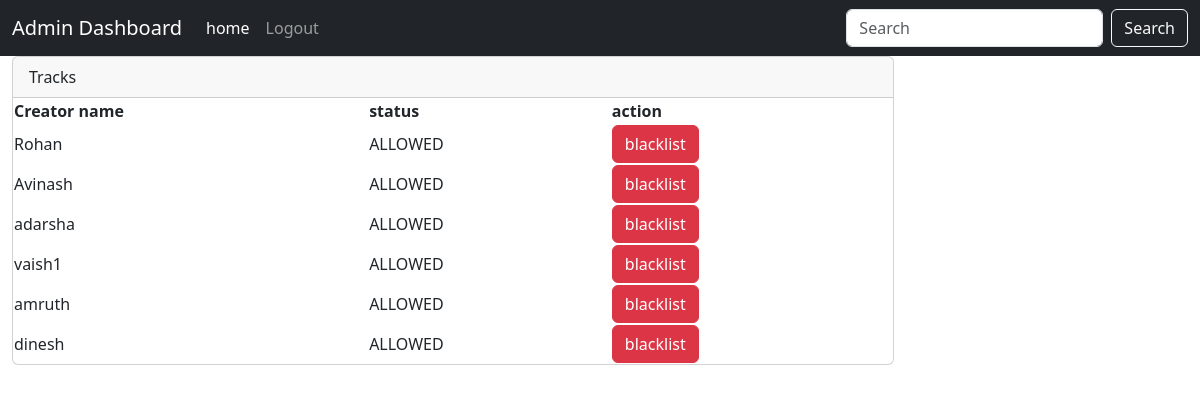
The page /show_creators on the database its author committed.
### models.py (models this page shows)
class User(db.Model):
    __tablename__ = 'user'
    id = db.Column(db.Integer, primary_key=True)
    username = db.Column(db.String(50), unique=True, nullable=False)
    password = db.Column(db.String(100), nullable=False)
    role = db.Column(db.String(20), nullable=False)  # 'general' or 'creator'
    status = db.Column(db.Boolean)

### app.py (the view)
@app.route('/show_creators')
def show_creators():
    creators = User.query.filter(User.role == 'creator')
    return render_template('creator_status.html', creators = creators)

### templates/creator_status.html (shortened to what this page needs)
<!DOCTYPE html>
<html lang="en">
<head>
    <link href="https://cdn.jsdelivr.net/npm/bootstrap@5.3.2/dist/css/bootstrap.min.css" rel="stylesheet">
</head>
<body>
    <nav class="navbar navbar-expand-lg navbar-light bg-light navbar navbar-dark bg-dark">
        <div class="container-fluid">
          <a class="navbar-brand" href="#">Admin Dashboard</a>
          <div class="collapse navbar-collapse" id="navbarSupportedContent">
            <ul class="navbar-nav me-auto mb-2 mb-lg-0">
              <li class="nav-item">
                <a class="nav-link active" aria-current="page" href="/all_dashboard">home</a>
              </li>
              <li class="nav-item">
                <a class="nav-link" href="/">Logout</a>
              </li>
            </ul>
            <form class="d-flex">
              <input class="form-control me-2" type="search" placeholder="Search" aria-label="Search">
              <button class="btn btn-outline-light" type="submit">Search</button>
            </form>
          </div>
        </div>
      </nav>
    <div class="container-fluid">
            <div class="card col-9">
                <div class="card-header">
                    Tracks
                </div>
                    <ul class="list-group list-group-flush">
                        <table>
                            <tr>
                                <th>
                                     Creator name
                                </th>
                                <th>
                                    status
                               </th>
                                <th>
                                    action
                               </th>
                            </tr>
                            {% for creator in creators %}
                            <tr>
                                <td>{{creator.username}}</td>
                                <td>{% if creator.status %} ALLOWED {% else %} BLOCKED {% endif %}</td>
                                <td> {% if creator.status %}<a href="{{url_for("blacklist", user_id = creator.id)}}" class="btn btn-danger"> blacklist </a>
                                   {% else %} <a href="{{url_for("whitelist", user_id = creator.id)}}" class="btn btn-success"> whitelist </a> </td> {% endif %}
                            </tr>
                        {% endfor %}
                        </table>
                    </ul>
                </div>
            </div>
</body>
</html>

### rows shown on the page
User: username "Rohan", status "ALLOWED"
User: username "Avinash", status "ALLOWED"
User: username "adarsha", status "ALLOWED"
User: username "vaish1", status "ALLOWED"
User: username "amruth", status "ALLOWED"
User: username "dinesh", status "ALLOWED"
